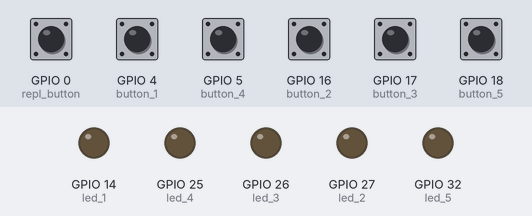
The program below on a simulated ESP32 board running MicroPython. Shown: output pins drawn as LEDs (lit = HIGH). The inputs (shaded band) are chosen by the test bench; at power-on: GPIO 0 (repl_button) HIGH, GPIO 4 (button_1), GPIO 5 (button_4), GPIO 16 (button_2), GPIO 17 (button_3), GPIO 18 (button_5) LOW.

Above: at 1.2 s.
1.3 s: GPIO 4 (button_1) pulled HIGH for 0.15 s
At 1.37 s:
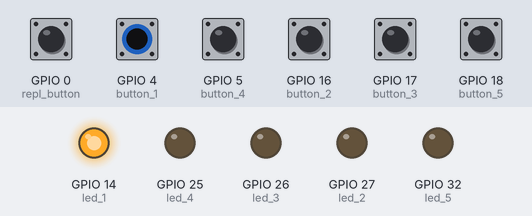
2.9 s: GPIO 5 (button_4) pulled HIGH for 0.15 s
At 2.97 s:
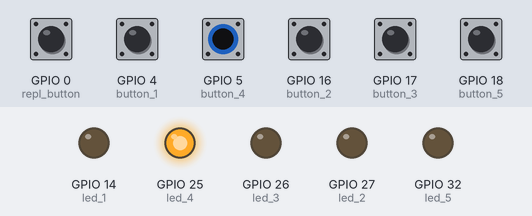
4.5 s: GPIO 16 (button_2) pulled HIGH for 0.15 s
At 4.57 s:
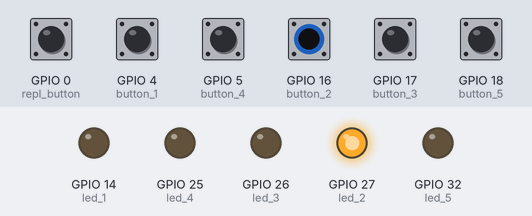
6.1 s: GPIO 17 (button_3) pulled HIGH for 0.15 s
At 6.17 s:
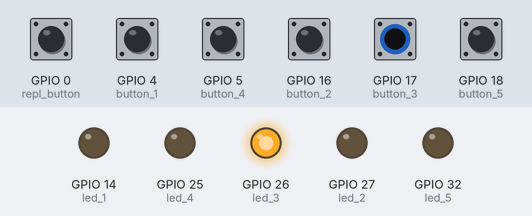
7.7 s: GPIO 18 (button_5) pulled HIGH for 0.15 s
At 7.77 s:
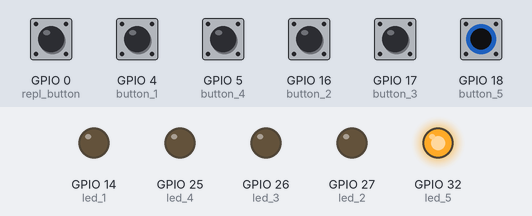
Timing chart, 0 to 10.7 s (numbered marks = the images above; inputs shaded):
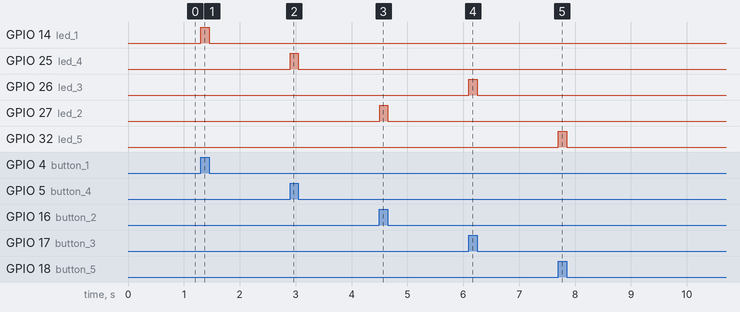

The program:

prelab2.py
```python
from machine import Pin
import sys

# Pin definitions
repl_button = Pin(0, Pin.IN, Pin.PULL_UP)
led_1 = Pin(14, Pin.OUT)
led_2 = Pin(27, Pin.OUT)
led_3 = Pin(26, Pin.OUT)
led_4 = Pin(25, Pin.OUT)
led_5 = Pin(32, Pin.OUT)

button_1 = Pin(4, Pin.IN, Pin.PULL_DOWN)
button_2 = Pin(16, Pin.IN, Pin.PULL_DOWN)
button_3 = Pin(17, Pin.IN, Pin.PULL_DOWN)
button_4 = Pin(5, Pin.IN, Pin.PULL_DOWN)
button_5 = Pin(18, Pin.IN, Pin.PULL_DOWN)

# Infinite Loop
while True:
    # If button 0 is pressed, drop to REPL
    if repl_button.value() == 0:
        print("Dropping to REPL")
        sys.exit()

    if button_1.value() == 1:
        led_1.on()
    else:
        led_1.off()

    if button_2.value() == 1:
        led_2.on()
    else:
        led_2.off()

    if button_3.value() == 1:
        led_3.on()
    else:
        led_3.off()

    if button_4.value() == 1:
        led_4.on()
    else:
        led_4.off()

    if button_5.value() == 1:
        led_5.on()
    else:
        led_5.off()
```

Measured:
- after the input at 1.3 s, GPIO 14 (led_1): LOW → HIGH at once, → LOW 0.15 s later
- after the input at 2.9 s, GPIO 25 (led_4): LOW → HIGH at once, → LOW 0.15 s later
- after the input at 4.5 s, GPIO 27 (led_2): LOW → HIGH at once, → LOW 0.15 s later
- after the input at 6.1 s, GPIO 26 (led_3): LOW → HIGH at once, → LOW 0.15 s later
- after the input at 7.7 s, GPIO 32 (led_5): LOW → HIGH at once, → LOW 0.15 s later
